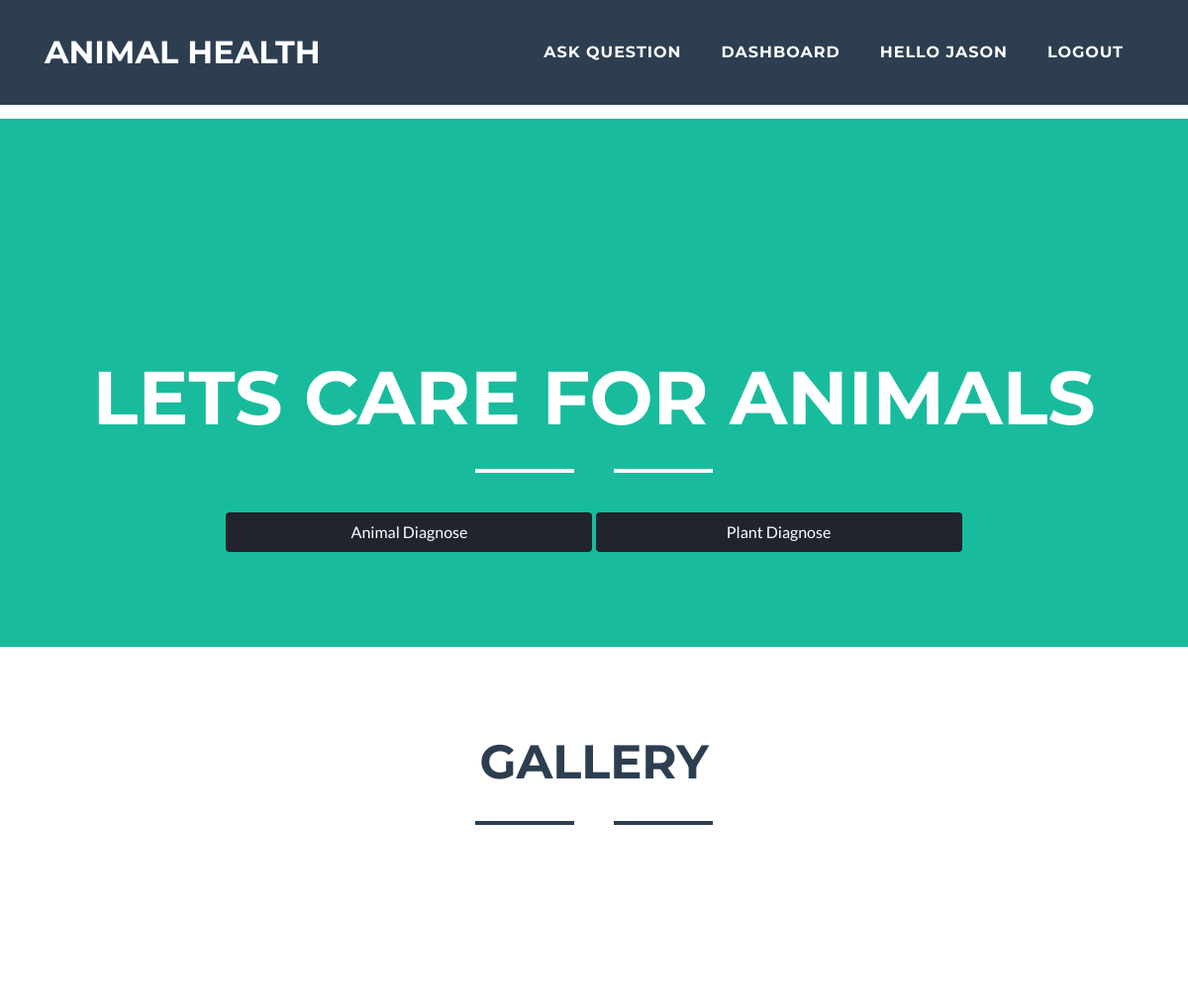
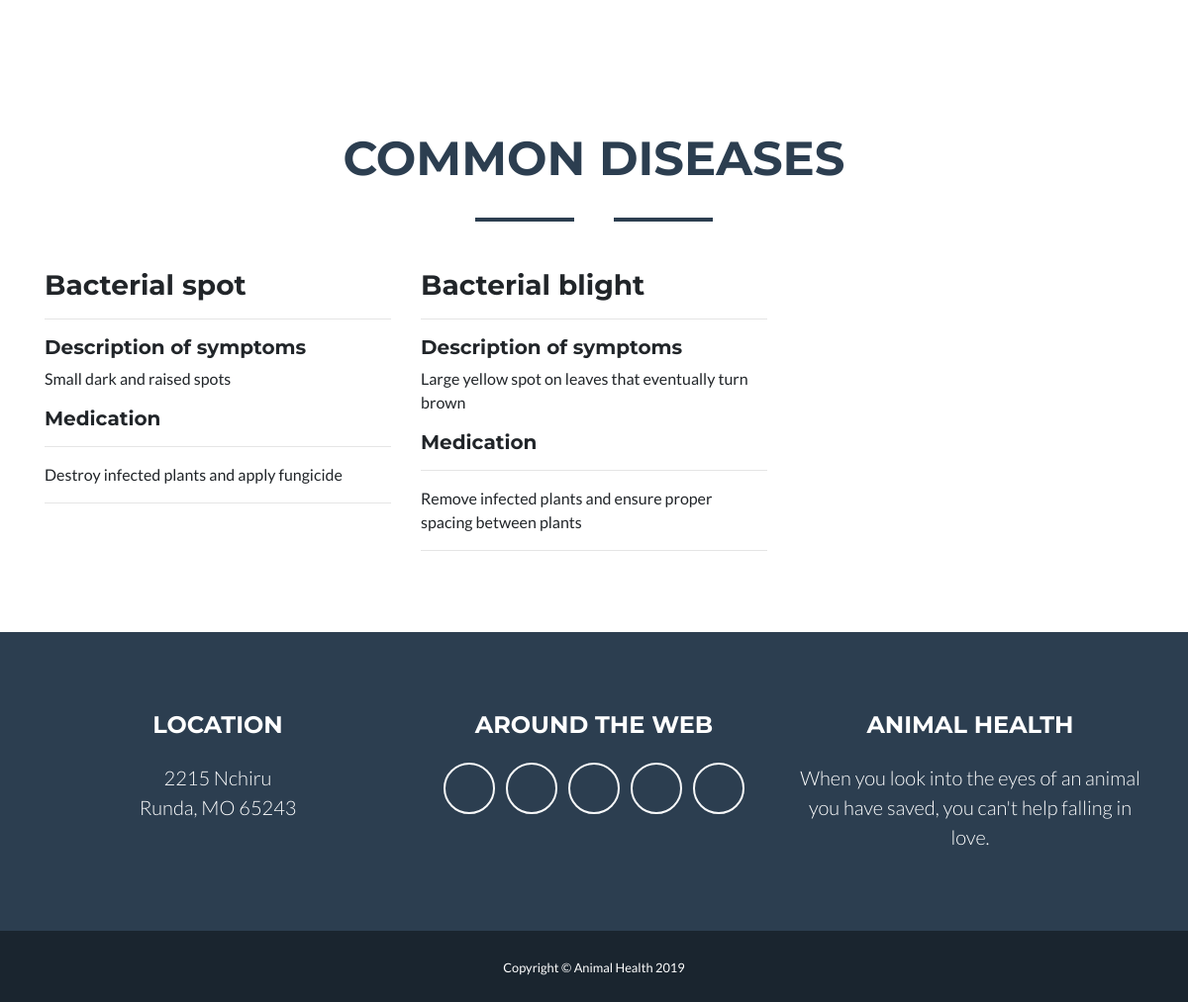
The page / (signed in) on the database its author committed (2 pictures, top to bottom).
### diagnose/models.py (models this page shows, shortened)
class Common(models.Model):
    name = models.CharField(max_length=250)
    symptom_desc = models.TextField()
    created = models.DateTimeField(auto_now_add=True)
    modified = models.DateTimeField(auto_now=True)
    medication = models.TextField()

### diagnose/views.py (the view)
# urls.py: re_path('^$', views.index, name='index'),
def index(request):
    commons = Common.objects.all()
    return render(request, 'diagnose/index.html', {'commons': commons})

### diagnose/templates/diagnose/index.html (shortened to what this page needs)
{% extends 'diagnose/base.html' %}
{% block body %}
{% load static %}
<header class="masthead bg-primary text-white text-center">
    <div class="container">
        <h1 class="text-uppercase mb-0">Lets Care for Animals</h1>
        <hr class="star-light">
        <a style="background-color:#21232d; border-color:#21232d" href="{% url 'diagnose:diagnose' %}" role="button" class="btn btn-success col-md-4">Animal Diagnose</a>
        <a style="background-color:#21232d; border-color:#21232d" href="{% url 'diagnose:plant' %}" role="button" class="btn btn-success col-md-4">Plant Diagnose</a>
    </div>
</header>
<section class="portfolio" id="portfolio">
    <div class="container">
        <h2 class="text-center text-uppercase text-secondary mb-0">Gallery</h2>
        <hr class="star-dark mb-5">
        <div class="row">
            <div class="col-md-6 col-lg-4">
                <a class="portfolio-item d-block mx-auto" href="#portfolio-modal-1">
                </a>
            </div>
            <div class="col-md-6 col-lg-4">
                <a class="portfolio-item d-block mx-auto" href="#portfolio-modal-2">
                </a>
            </div>
            <div class="col-md-6 col-lg-4">
                <a class="portfolio-item d-block mx-auto" href="#portfolio-modal-3">
                </a>
            </div>
            <div class="col-md-6 col-lg-4">
                <a class="portfolio-item d-block mx-auto" href="#portfolio-modal-4">
                </a>
            </div>
            <div class="col-md-6 col-lg-4">
                <a class="portfolio-item d-block mx-auto" href="#portfolio-modal-5">
                </a>
            </div>
            <div class="col-md-6 col-lg-4">
                <a class="portfolio-item d-block mx-auto" href="#portfolio-modal-6">
                </a>
            </div>
        </div>
    </div>
</section>
<section class="portfolio">
    <div class="container">
        <h2 class="text-center text-uppercase text-secondary mb-0">Common Diseases</h2>
        <hr class="star-dark mb-5">
        <div class="row">
            {% for common in commons %}
            <div class="col-md-6 col-lg-4">
            <h3>{{common.name}}</h3>
            <hr>
            <h5>Description of symptoms</h5>
            <p>{{common.symptom_desc}}</p>
            <h5>Medication</h5>
            <hr>
            <p>{{common.medication}}</p>
            <hr>
            </div>
            {% endfor %}
        </div>
    </div>
</section>
{% endblock %}

### diagnose/templates/diagnose/base.html (shortened to what this page needs)
<!DOCTYPE html>
<html lang="en">
<head>
    {% load static %}
    <link href="{% static 'diagnose/vendor/bootstrap/css/bootstrap.min.css' %}" rel="stylesheet">
    <link href="{% static 'diagnose/vendor/fontawesome-free/css/all.min.css' %}" rel="stylesheet" type="text/css">
    <link href="{% static 'diagnose/vendor/magnific-popup/magnific-popup.css' %}" rel="stylesheet" type="text/css">
    <link href="{% static 'diagnose/css/freelancer.min.css' %}" rel="stylesheet">
</head>
<body id="page-top" style="margin-top:120px">
<nav class="navbar navbar-expand-lg bg-secondary fixed-top text-uppercase" id="mainNav">
    <div class="container">
        <a class="navbar-brand js-scroll-trigger" href="{% url 'diagnose:index' %}">Animal Health</a>
        <div class="collapse navbar-collapse" id="navbarResponsive">
            <ul class="navbar-nav ml-auto">
                {% if request.user.is_superuser %}
                 <li class="nav-item mx-0 mx-lg-1">
                    <a class="nav-link py-3 px-0 px-lg-3 rounded js-scroll-trigger" href="{% url 'diagnose:email' %}">Send Email</a>
                </li>
                {% else %}
                <li class="nav-item mx-0 mx-lg-1">
                    <a class="nav-link py-3 px-0 px-lg-3 rounded js-scroll-trigger" href="{% url 'diagnose:question' %}">Ask Question</a>
                </li>
                {% endif %}
                {% if request.user.is_authenticated %}
                <li class="nav-item mx-0 mx-lg-1">
                    <a class="nav-link py-3 px-0 px-lg-3 rounded js-scroll-trigger" href="{% url 'account:dashboard' %}">Dashboard</a>
                </li>
                <li class="nav-item mx-0 mx-lg-1">
                    <a class="nav-link py-3 px-0 px-lg-3 rounded js-scroll-trigger">Hello {{request.user.username}}</a>
                </li>
                <li class="nav-item mx-0 mx-lg-1">
                    <a class="nav-link py-3 px-0 px-lg-3 rounded js-scroll-trigger" href="{% url 'logout' %}">Logout</a>
                </li>
                {% endif %}
            </ul>
        </div>
    </div>
</nav>
{% block body %}
{% endblock %}
<footer class="footer text-center">
    <div class="container">
        <div class="row">
            <div class="col-md-4 mb-5 mb-lg-0">
                <h4 class="text-uppercase mb-4">Location</h4>
                <p class="lead mb-0">2215 Nchiru
                    <br>Runda, MO 65243</p>
            </div>
            <div class="col-md-4 mb-5 mb-lg-0">
                <h4 class="text-uppercase mb-4">Around the Web</h4>
                <ul class="list-inline mb-0">
                    <li class="list-inline-item">
                        <a class="btn btn-outline-light btn-social text-center rounded-circle" href="#">
                            <i class="fab fa-fw fa-facebook-f"></i>
                        </a>
                    </li>
                    <li class="list-inline-item">
                        <a class="btn btn-outline-light btn-social text-center rounded-circle" href="#">
                            <i class="fab fa-fw fa-google-plus-g"></i>
                        </a>
                    </li>
                    <li class="list-inline-item">
                        <a class="btn btn-outline-light btn-social text-center rounded-circle" href="#">
                            <i class="fab fa-fw fa-twitter"></i>
                        </a>
                    </li>
                    <li class="list-inline-item">
                        <a class="btn btn-outline-light btn-social text-center rounded-circle" href="#">
                            <i class="fab fa-fw fa-linkedin-in"></i>
                        </a>
                    </li>
                    <li class="list-inline-item">
                        <a class="btn btn-outline-light btn-social text-center rounded-circle" href="#">
                            <i class="fab fa-fw fa-dribbble"></i>
                        </a>
                    </li>
                </ul>
            </div>
            <div class="col-md-4">
                <h4 class="text-uppercase mb-4">Animal Health</h4>
                <p class="lead mb-0">When you look into the eyes of an animal you have saved, you can't help falling in love.</p>
            </div>
        </div>
    </div>
</footer>
<div class="copyright py-4 text-center text-white">
    <div class="container">
        <small>Copyright &copy; Animal Health 2019</small>
    </div>
</div>
</body>
</html>

### rows shown on the page
Common: name "Bacterial spot", symptom_desc "Small dark and raised spots", medication "Destroy infected plants and apply fungicide"
Common: name "Bacterial blight", symptom_desc "Large yellow spot on leaves that eventually turn brown", medication "Remove infected plants and ensure proper spacing between plants"

### other values the page prints
{{ request.user.username }} "JASON"
